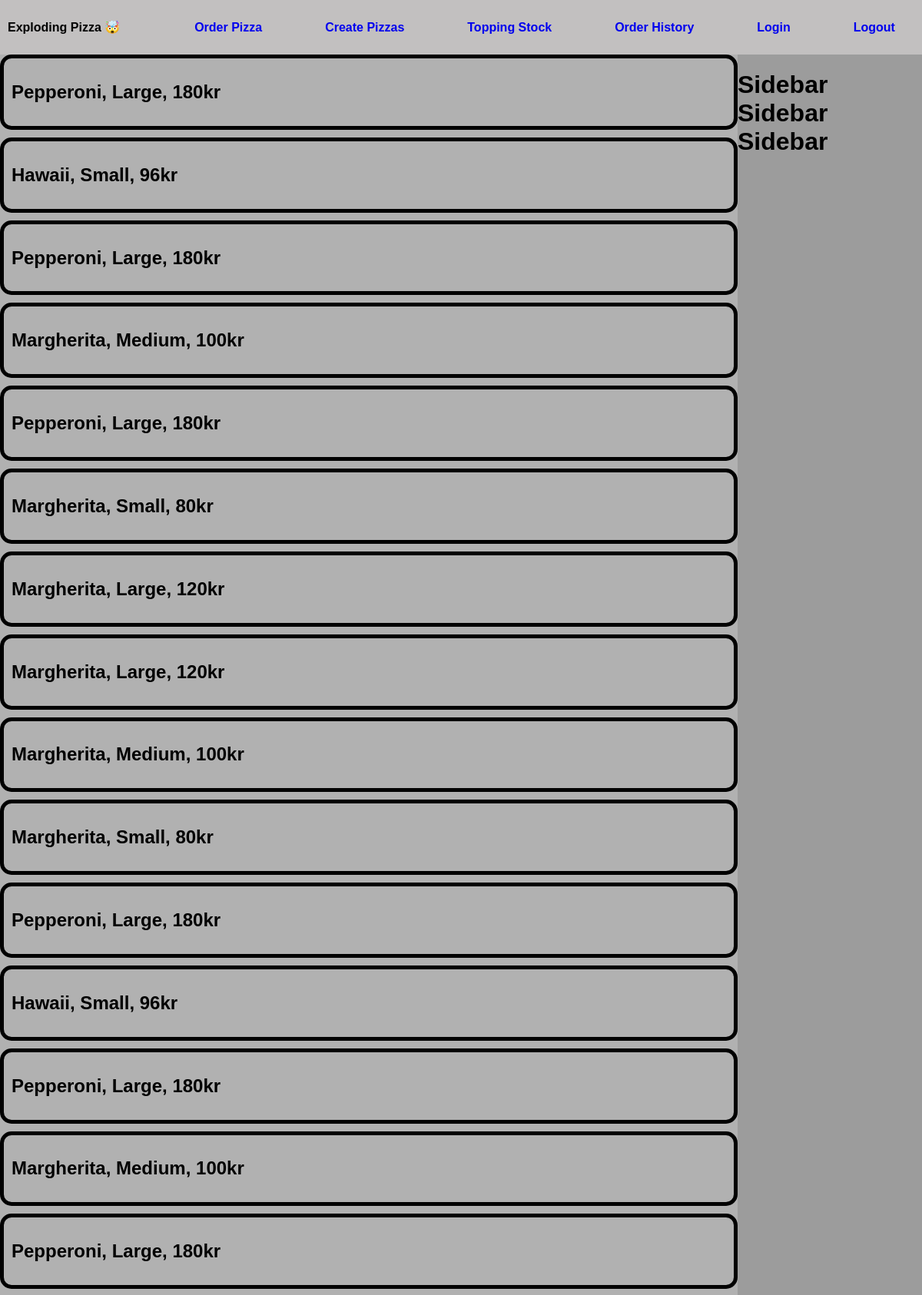
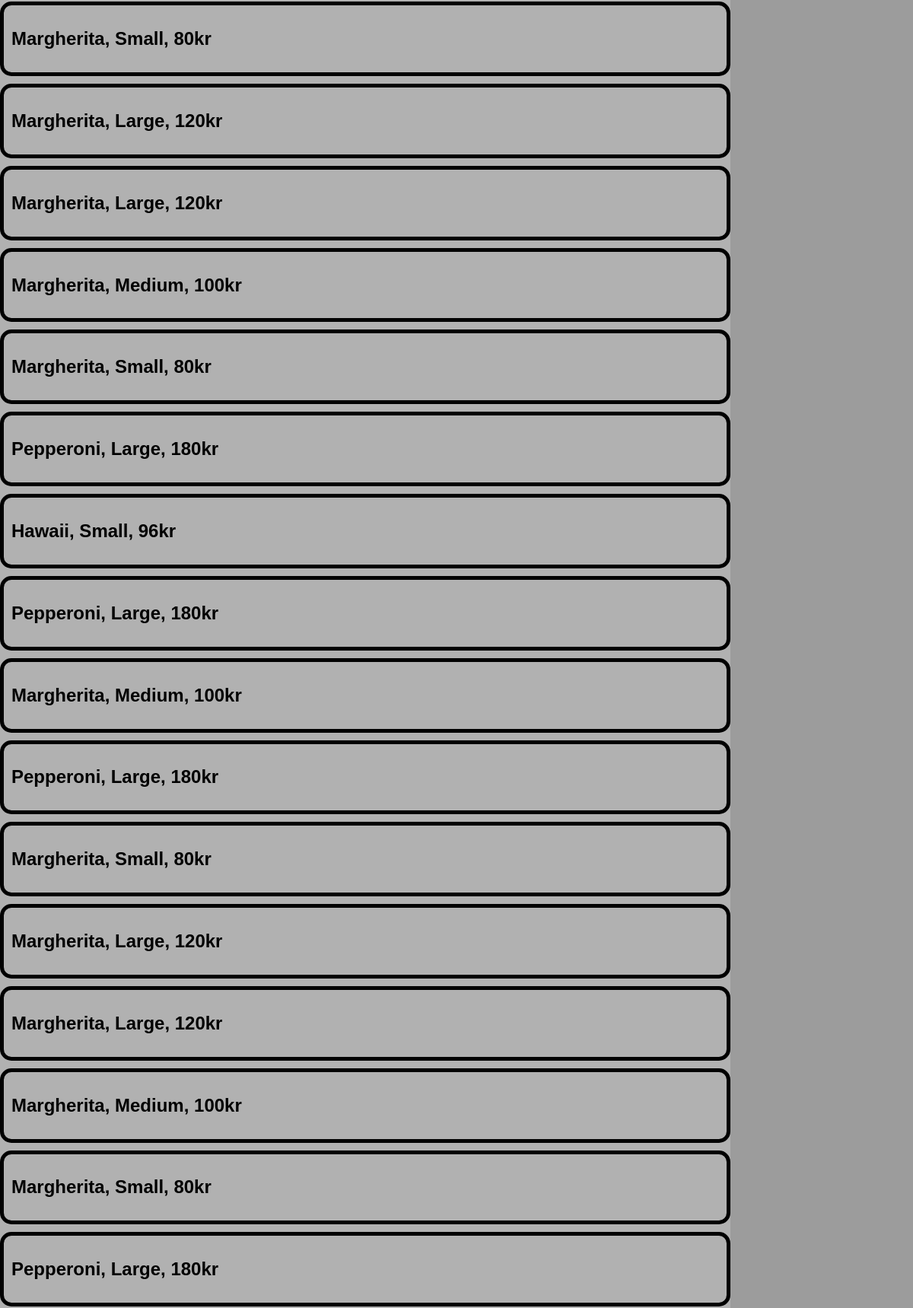
The app's page /orderHistory (upper part) with its own data (2 pictures, top to bottom).
### website/models.py (models this page shows)
class OrderHistory(db.Model):
    __tablename__ = "order_history"
    id = db.Column(db.Integer, primary_key=True)
    name = db.Column(db.String, nullable=False)
    size = db.Column(db.Enum('Small', 'Medium', 'Large'), nullable=False)
    price = db.Column(db.Integer, nullable=False)
    def __repr__(self):
        return f"{self.name}, {self.size}, {self.price}kr"

### website/views.py (the view, shortened to what this page needs)
@views.route('/orderHistory', methods=['GET', 'POST'])
def orderHistoryg():
    selected_pizza = None
    pizzas = Pizza.query.all()
    prices = PizzaPrice.query.all()
    toppings = Topping.query.all()
    orders = OrderHistory.query.all()
    return render_template('orderHistory.html', pizzas=pizzas, selected_pizza=selected_pizza, prices=prices, toppings=toppings, orders=orders, is_in_stock=is_in_stock)

### website/templates/orderHistory.html (shortened to what this page needs)
{% extends "base.html" %}
{% block content %}
{% for order in orders %}
    <div class='pizzaForm'>
        <h2>{{order}}</h2>
    </div>
{% endfor %}
{% endblock content %}

### website/static/styles.css (style rules this page uses)
body { margin: 0; padding: 0; font-family: 'Arial', sans-serif; }
.pizzaForm { border-radius: 15px; border: 5px solid black; padding: 10px; margin-bottom: 10px; }

### records on screen
OrderHistory: name+size+price "Pepperoni, Large, 180kr"
OrderHistory: name+size+price "Hawaii, Small, 96kr"
OrderHistory: name+size+price "Pepperoni, Large, 180kr"
OrderHistory: name+size+price "Margherita, Medium, 100kr"
OrderHistory: name+size+price "Pepperoni, Large, 180kr"
OrderHistory: name+size+price "Margherita, Small, 80kr"
OrderHistory: name+size+price "Margherita, Large, 120kr"
OrderHistory: name+size+price "Margherita, Large, 120kr"
OrderHistory: name+size+price "Margherita, Medium, 100kr"
OrderHistory: name+size+price "Margherita, Small, 80kr"
OrderHistory: name+size+price "Pepperoni, Large, 180kr"
OrderHistory: name+size+price "Hawaii, Small, 96kr"
OrderHistory: name+size+price "Pepperoni, Large, 180kr"
OrderHistory: name+size+price "Margherita, Medium, 100kr"
OrderHistory: name+size+price "Pepperoni, Large, 180kr"
OrderHistory: name+size+price "Margherita, Small, 80kr"
OrderHistory: name+size+price "Margherita, Large, 120kr"
OrderHistory: name+size+price "Margherita, Large, 120kr"
OrderHistory: name+size+price "Margherita, Medium, 100kr"
OrderHistory: name+size+price "Margherita, Small, 80kr"
OrderHistory: name+size+price "Pepperoni, Large, 180kr"
OrderHistory: name+size+price "Hawaii, Small, 96kr"
OrderHistory: name+size+price "Pepperoni, Large, 180kr"
OrderHistory: name+size+price "Margherita, Medium, 100kr"
OrderHistory: name+size+price "Pepperoni, Large, 180kr"
OrderHistory: name+size+price "Margherita, Small, 80kr"
OrderHistory: name+size+price "Margherita, Large, 120kr"
OrderHistory: name+size+price "Margherita, Large, 120kr"
OrderHistory: name+size+price "Margherita, Medium, 100kr"
OrderHistory: name+size+price "Margherita, Small, 80kr"
OrderHistory: name+size+price "Pepperoni, Large, 180kr"
